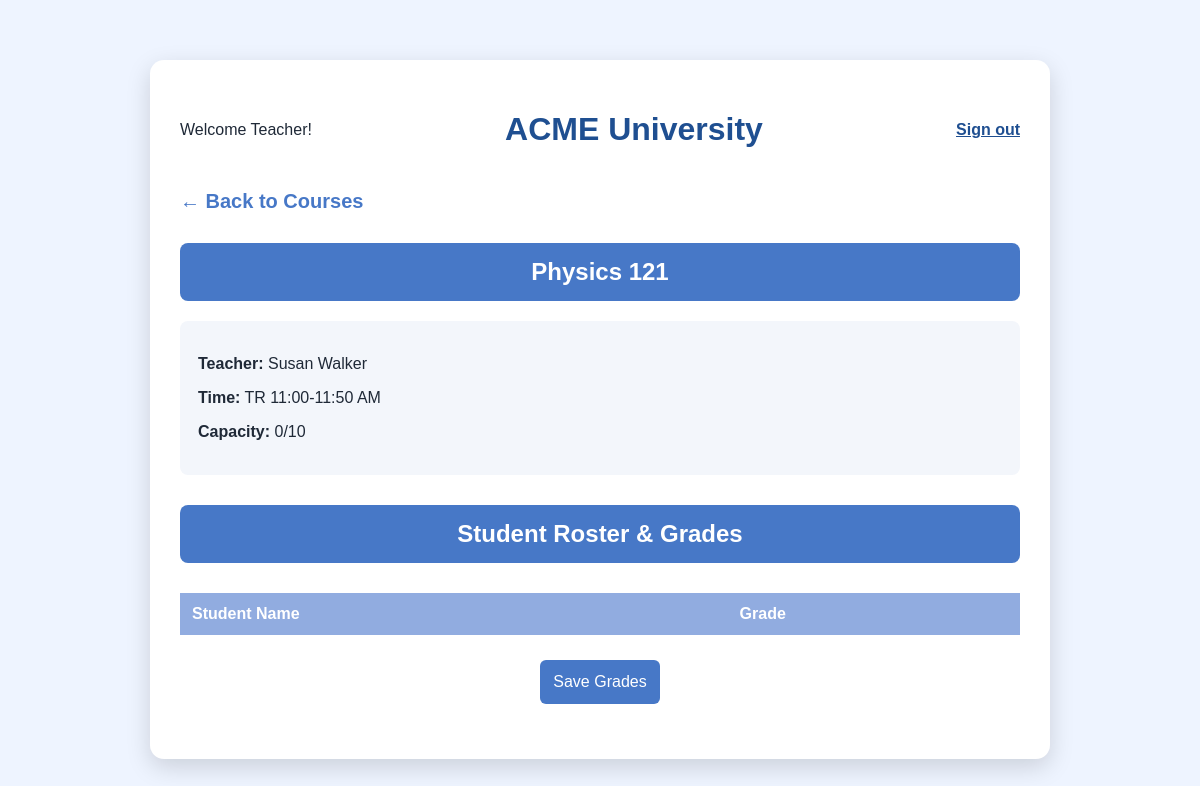
The page /course/1 on the database its author committed.
### app.py (models this page shows)
class Course(db.Model):
    id = db.Column(db.Integer, primary_key=True) #course ID
    name = db.Column(db.String(100)) #course name
    teacher = db.Column(db.String(100)) #course teacher
    time = db.Column(db.String(100)) #course times
    capacity = db.Column(db.Integer) #course capacity
    enrollments = db.relationship("Enrollment", backref="course") #number of enrollments

### app.py (the view)
@app.route("/course/<int:course_id>", methods=["GET", "POST"])
def course(course_id):
    course = Course.query.get(course_id)
    enrollments = Enrollment.query.filter_by(course_id=course_id).all()
    if request.method == "POST":
        for enrollment in enrollments:
            grade = request.form.get(str(enrollment.id))
            enrollment.grade = int(grade)
        db.session.commit()
        return redirect(url_for("course", course_id=course_id))
    students = []
    for enrollment in enrollments:
        student = User.query.get(enrollment.student_id)
        students.append((enrollment, student))
    return render_template(
        "course.html",
        course=course,
        students=students
    )

### templates/course.html (shortened to what this page needs)
<!DOCTYPE html>
<html>
<head>
    <link rel="stylesheet" href="/static/style.css">
</head>
<body>
<div class="container">
    <header>
        <p>Welcome Teacher!</p>
        <h1>ACME University</h1>
        <a href="/logout">Sign out</a>
    </header>
    <a class="back" href="/teacher">← Back to Courses</a>
    <h2>{{ course.name }}</h2>
    <div class="course-info">
        <p><strong>Teacher:</strong> {{ course.teacher }}</p>
        <p><strong>Time:</strong> {{ course.time }}</p>
        <p><strong>Capacity:</strong> {{ course.enrollments|length }}/{{ course.capacity }}</p>
    </div>
    <h2>Student Roster & Grades</h2>
    <form method="POST">
        <table>
            <tr>
                <th>Student Name</th>
                <th>Grade</th>
            </tr>
        </table>
        <button class="save-btn" type="submit">Save Grades</button>
    </form>
</div>
</body>
</html>

### static/style.css (style rules this page uses)
* { box-sizing: border-box; }
body { margin: 0; font-family: Arial, Helvetica, sans-serif; background-color: #eef4ff; color: #1f2937; }
.login-card button, button { padding: 13px; background-color: #4778c7; color: white; border: none; border-radius: 6px; font-size: 16px; cursor: pointer; }
.container { width: 900px; margin: 60px auto; background-color: white; border-radius: 14px; box-shadow: 0 8px 25px rgba(0, 0, 0, 0.15); padding: 30px; }
header { display: flex; justify-content: space-between; align-items: center; }
header h1 { color: #1f4f91; }
header a { color: #1f4f91; font-weight: bold; }
h2 { text-align: center; background-color: #4778c7; color: white; padding: 15px; border-radius: 8px; margin-top: 30px; }
.course-info { background-color: #f3f6fb; padding: 18px; border-radius: 8px; margin-top: 20px; }
table { width: 100%; border-collapse: collapse; margin-top: 30px; }
th { background-color: #91ace0; color: white; padding: 12px; text-align: left; }
.back { display: inline-block; margin-top: 20px; font-size: 20px; text-decoration: none; color: #4778c7; font-weight: bold; }
.save-btn { display: block; margin: 25px auto; }

### rows shown on the page
Course: name "Physics 121", teacher "Susan Walker", time "TR 11:00-11:50 AM", capacity "10"

### other values the page prints
{{ course.enrollments|length }} "0"
